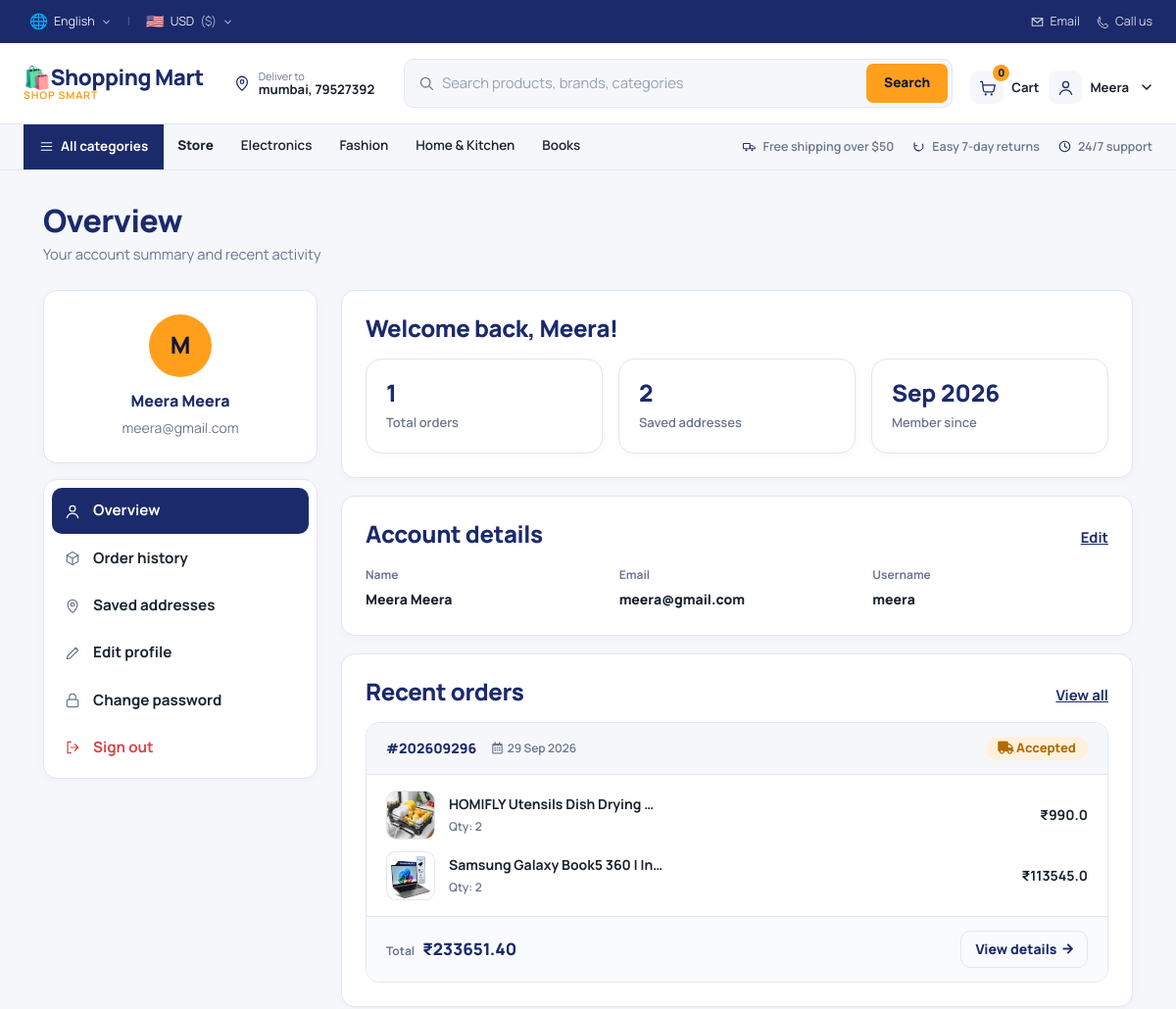
Before: /profile/ (signed in, upper part) with the older database file.
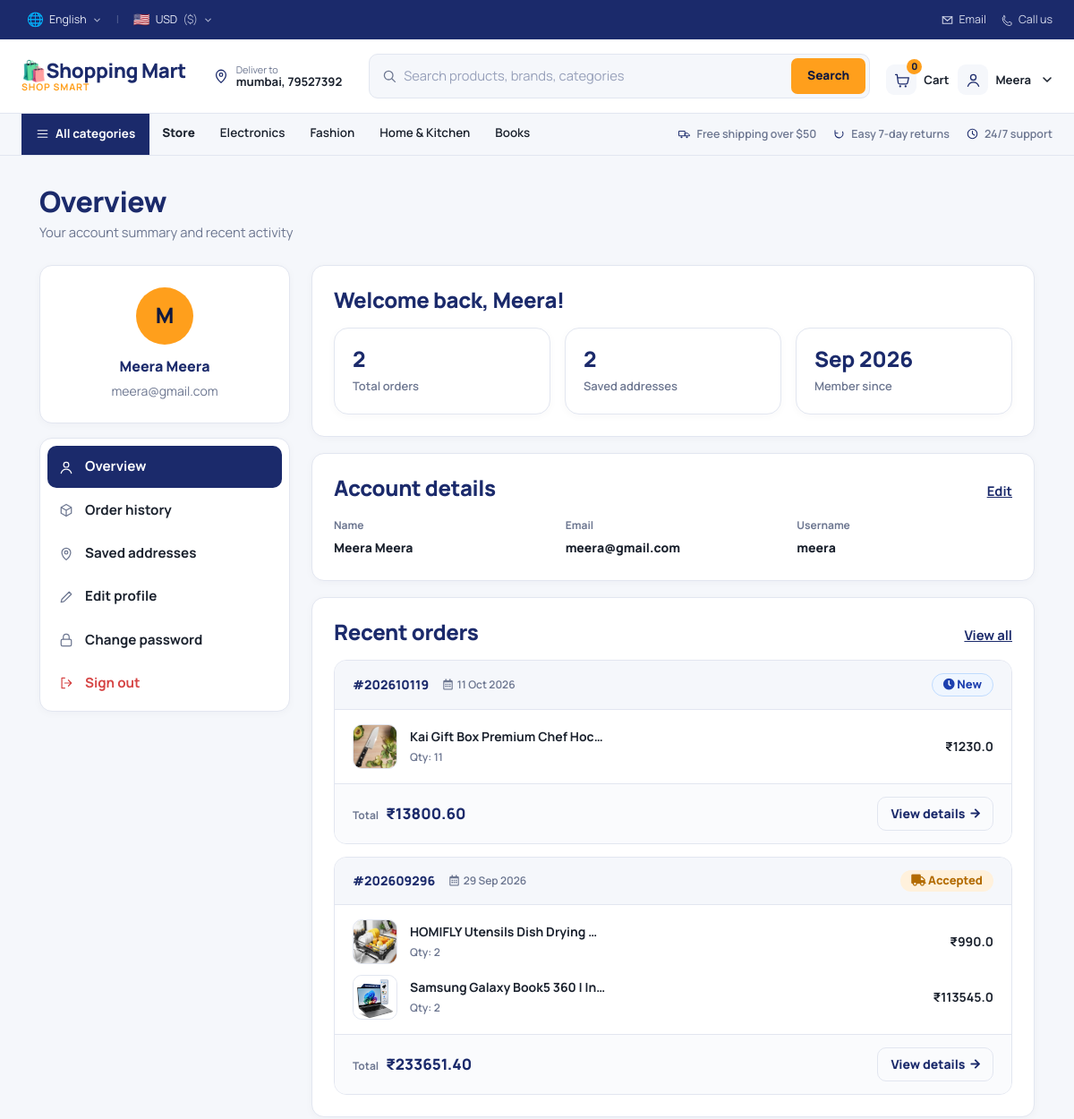
After: the same page with the newer database file.
### apps/category/models.py (models this page shows, shortened)
class Category(models.Model):
    category_name = models.CharField(max_length=200, unique=True)
    slug = models.SlugField(max_length=200, unique=True)
    description = models.TextField(blank=True)
    category_image = models.ImageField(upload_to="photos/categories", blank=True)
    created_at = models.DateTimeField(auto_now_add=True)
    updated_at = models.DateTimeField(auto_now=True)
    class meta:
        verbose_name = "Category"
        verbose_name_plural = "Categories"
    def get_url(self):
        return reverse("product_by_category", args=[self.slug])

### apps/orders/models.py (models this page shows, shortened)
class Order(models.Model):
    STATUS_CHOICES = [
        ("New", "New"),
        ("Accepted", "Accepted"),
        ("Completed", "Completed"),
        ("Cancelled", "Cancelled")
    ]
    user = models.ForeignKey(settings.AUTH_USER_MODEL, on_delete=models.SET_NULL, null=True)
    payment = models.ForeignKey(Payment, on_delete=models.SET_NULL, blank=True, null=True)
    product = models.ForeignKey(Product, on_delete=models.SET_NULL, blank=True, null=True)
    order_number = models.CharField(max_length=30, blank=True)
    first_name = models.CharField(max_length=50)
    last_name = models.CharField(max_length=50)
    email = models.EmailField()
    phone_number = models.CharField(max_length=20)
    address_line_1 = models.CharField(max_length=200)
    address_line_2 = models.CharField(max_length=200, blank=True)
    city = models.CharField(max_length=200)
    state = models.CharField(max_length=100)
    country = models.CharField(max_length=50)
    order_note = models.TextField(blank=True)
    order_total = models.DecimalField(max_digits=10, decimal_places=2)
    tax = models.DecimalField(max_digits=10, decimal_places=2)
    status = models.CharField(max_length=10, choices=STATUS_CHOICES, default="New")
    ip = models.CharField(max_length=20, blank=True)
    is_ordered = models.BooleanField(default=False)
    created_at = models.DateTimeField(auto_now_add=True)
    updated_at = models.DateTimeField(auto_now=True)

class OrderProduct(models.Model):
    order = models.ForeignKey(Order, related_name="items", on_delete=models.CASCADE)
    payment = models.ForeignKey(Payment, on_delete=models.SET_NULL, blank=True, null=True)
    user = models.ForeignKey(Account, on_delete=models.CASCADE)
    product = models.ForeignKey(Product, on_delete=models.CASCADE)
    color = models.CharField(max_length=50)
    size = models.CharField(max_length=50)
    quantity = models.IntegerField()
    product_price = models.FloatField()
    ordered = models.BooleanField(default=False)
    created_at = models.DateTimeField(auto_now_add=True)
    updated_at = models.DateTimeField(auto_now=True)

### apps/store/models.py (models this page shows, shortened)
class Product(models.Model):
    product_name = models.CharField(max_length=200, unique=True)
    slug = models.SlugField(max_length=200, unique=True)
    description = models.TextField(blank=True)
    price = models.PositiveIntegerField()
    stock = models.PositiveIntegerField()
    is_available = models.BooleanField(default=True)
    category = models.ForeignKey(Category, on_delete=models.CASCADE, related_name="products")
    images = models.ImageField(upload_to='photos/products')
    created_at = models.DateTimeField(auto_now_add=True)
    updated_at = models.DateTimeField(auto_now=True)

### apps/user_profile/views.py (the view)
# urls.py: path("profile/", views.profile, name="profile"),
@login_required(login_url="login")
def profile(request):
    addresses_count = Address.objects.filter(user=request.user).count()
    orders_count = Order.objects.filter(user=request.user, is_ordered=True).count()
    recent_orders = (
        Order.objects.filter(user=request.user, is_ordered=True)
        .prefetch_related("items__product")
        .order_by("-created_at")[:5]
    )
    context = {
        "addresses_count": addresses_count,
        "orders_count": orders_count,
        "recent_orders": recent_orders,
    }
    return render(request, "my_profile/profile.html", context)

### apps/account/context_processors.py (called while the page is built)
def deliver_to(request):
    if not request.user.is_authenticated:
        return {}
    address = Address.objects.filter(user=request.user, is_default=True).first()
    if not address:
        address = Address.objects.filter(user=request.user).order_by("-id").first()
    return {"deliver_address": address}

### apps/carts/context_processor.py (called while the page is built)
def counter(request):
    cart_count = 0
    if "admin" in request.path:
        return {}
    else:
        try:
            cart = Cart.objects.filter(cart_id=_cart_id(request))
            cart_items = CartItem.objects.all().filter(cart=cart[:1])
            for cart_item in cart_items:
                cart_count += cart_item.quantity
        except Cart.DoesNotExist:
            cart_count = 0
    return dict(cart_count=cart_count)

### apps/carts/views.py (called while the page is built)
def _cart_id(request):
    cart = request.session.session_key
    print("cart: ", cart)
    if not cart:
        cart = request.session.create()
    return cart

### apps/category/context_processor.py (called while the page is built)
def menu_links(request):
    links = Category.objects.all()
    return dict(links=links)

### templates/my_profile/profile.html (shortened to what the changed rows need)
{% extends "my_profile/base_profile.html" %}
{% block page_title %}Overview{% endblock %}
{% block profile_content %}
<div class="eco-panel">
    <div class="eco-panel__head">
        <h2 class="eco-panel__title">
            Welcome back, {{ user.first_name|default:user.username }}!
        </h2>
    </div>
    <div class="eco-stats">
        <div class="eco-stat">
            <span class="eco-stat__num">{{ orders_count }}</span>
            <span class="eco-stat__label">Total orders</span>
        </div>
    </div>
</div>
<div class="eco-panel">
    <div class="eco-panel__head">
        <h2 class="eco-panel__title">Account details</h2>
    </div>
</div>
<div class="eco-panel">
    <div class="eco-panel__head">
        <h2 class="eco-panel__title">Recent orders</h2>
    </div>
{% if recent_orders %}
    <div class="eco-orders">
        {% for order in recent_orders %}
        <div class="eco-order-card">
            <div class="eco-order-card__header">
                <div class="eco-order-card__meta">
                    <span class="eco-order-card__number">#{{ order.order_number }}</span>
                    <span class="eco-order-card__date">
                        <i class="far fa-calendar-alt"></i>
                        {{ order.created_at|date:"d M Y" }}
                    </span>
                </div>
                <span class="eco-badge eco-badge--{{ order.status|lower }}">
                    {% if order.status == 'Completed' %}
                        <i class="fas fa-check-circle"></i>
                    {% elif order.status == 'Cancelled' %}
                        <i class="fas fa-times-circle"></i>
                    {% elif order.status == 'Accepted' %}
                        <i class="fas fa-truck"></i>
                    {% else %}
                        <i class="fas fa-clock"></i>
                    {% endif %}
                    {{ order.status }}
                </span>
            </div>
            <div class="eco-order-card__items">
                {% for item in order.items.all %}
                <div class="eco-order-card__product">
                    <div class="eco-order-card__img">
                        {% if item.product.images %}
                        <img src="{{ item.product.images.url }}" alt="{{ item.product.product_name }}">
                        {% else %}
                        <i class="fas fa-box" style="color: var(--c-muted); font-size: 1.2rem;"></i>
                        {% endif %}
                    </div>
                    <div class="eco-order-card__product-info">
                        <span class="eco-order-card__product-name">{{ item.product.product_name|truncatechars:30 }}</span>
                        <span class="eco-order-card__product-qty">Qty: {{ item.quantity }}{% if item.color %} · {{ item.color }}{% endif %}{% if item.size %} · {{ item.size }}{% endif %}</span>
                    </div>
                    <span class="eco-order-card__item-price">₹{{ item.product_price }}</span>
                </div>
                {% empty %}
                <span class="eco-order-card__unavailable">Product details unavailable</span>
                {% endfor %}
            </div>
            <div class="eco-order-card__footer">
                <div class="eco-order-card__total">
                    <span class="eco-order-card__total-label">Total</span>
                    <span class="eco-order-card__total-value">₹{{ order.order_total }}</span>
                </div>
                <a href="{% url 'order_detail' order.order_number %}"
                   class="eco-btn eco-btn--ghost eco-btn--sm">
                    View details <i class="fas fa-arrow-right" style="margin-left:6px; font-size:.75rem;"></i>
                </a>
            </div>
        </div>
        {% endfor %}
    </div>
{% endif %}
</div>
{% endblock profile_content %}

### templates/includes/navbar.html (shortened to what the changed rows need)
<header class="eco-header">
    <nav class="eco-header__rail collapse" id="ecoNavRail">
        <div class="eco-header__rail-inner">
            <div class="eco-rail__left">
                <div class="eco-dropdown eco-dropdown--rail">
                    <button type="button" class="eco-rail__all" data-toggle="dropdown">
                    </button>
                </div>
                <a href="{% url 'store' %}" class="eco-rail__link eco-rail__link--store">Store</a>
                {% for category in links %}
                <a href="{{ category.get_url }}" class="eco-rail__link">{{ category.category_name }}</a>
                {% endfor %}
            </div>
        </div>
    </nav>
</header>

Changed rows visible on the page:
added Order: order_number "202610119", created_at "11 Oct 2026", status "New", order_total "13800.60"
added OrderProduct: product.images (picture), product.product_name "Kai Gift Box Premium Chef Hoc…", quantity "11", product_price "1230.0", shown under "202610119"
Other visible differences:
{{ orders_count }}: "1" → "2"
